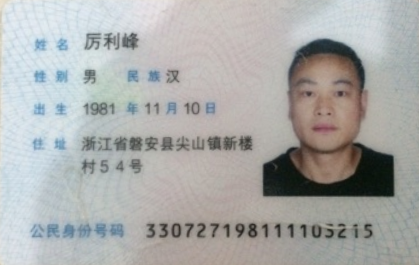
#> input picture code/ch25_身份证汉字和数字识别/front_all/test.png, 419 x 265 px
$ python -i prepare_cut_character_v2.py   (imports and definitions only)
#> lines starting #> are read from the running program, lines starting #| are printed output that depends on the picture; after the words box and inside, x2 and y2 are one past the last pixel; in counts of white or black regions, pixels touching at a corner belong together
#> further down, picture is the input picture: shape (265, 419, 3); mean B, G, R 170, 171.4, 170.7
import os
import cv2
import numpy as np
from matplotlib import pyplot as plt
from skimage.filters import threshold_otsu
from skimage.feature import hog

def prepare_character(src_img, threshold_value=0.05, peak_width_threshold=30):
    '''
    used to processing the image from cut_line_script_v4 , remove up, down, left, right blank edge
    make sure the images can be used in cut_character script

    main idea:
    use hog feature (detect the text texture from image), first cut left and right for text region (use the hog feature
    then dilation horizontal 10 pixels make the text part link together. find the region which width is larger than
    peak_width_threshold than cut down the text region. using the text region do hog feature again get the up and down
     cut point.

    :param src_img: source image (cut_line_script_v4 output)
    :param threshold_value: up and down point threshold
    :param peak_width_threshold: judge whether remain the peak. (used to filter the noise)
    :return:
    '''
#> called with threshold_value = 0.05, peak_width_threshold = 30
    img = src_img.copy()

    img = cv2.cvtColor(img, cv2.COLOR_BGR2GRAY)
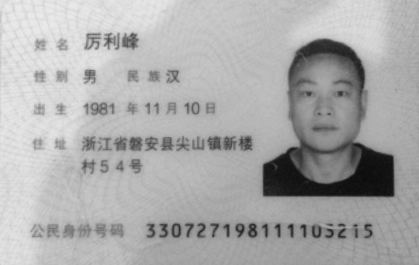
#> img: shape (265, 419); min 12, max 236, mean 171.1

    cv2.normalize(img, img, 0, 255, cv2.NORM_MINMAX)
    # hog feature , pixels_per_cell is related to feature size (which detected by hog), visualise (show the feature)
    fd, hog_img = hog(img,orientations=4,pixels_per_cell=(3,3), visualise=True)

    hog_img = np.asarray(hog_img, dtype='uint8')

    # normalize the feature and do binary
    cv2.normalize(hog_img, hog_img, 0, 255, cv2.NORM_MINMAX)
#> hog_img: shape (265, 419); min 0, max 255, mean 3.2
    res, binary_img = cv2.threshold(hog_img, 100, 255, cv2.THRESH_BINARY)
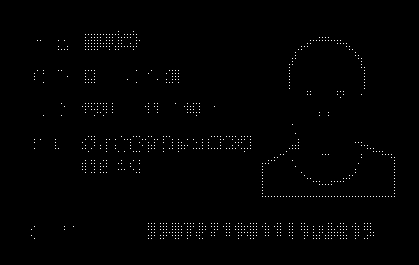
#> binary_img: shape (265, 419); 0.8% white in thin lines or dots, all inside (x1, y1, x2, y2) = (31, 31, 395, 239)

    # dilation 10 pixel let the pixel link together
    element = cv2.getStructuringElement(cv2.MORPH_RECT, (10, 1))
    binary_img = cv2.dilate(binary_img, element, iterations = 1)
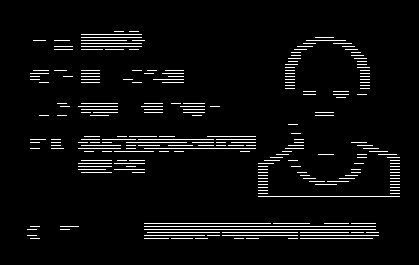
#> binary_img: shape (265, 419); 4.6% white in thin lines or dots, all inside (x1, y1, x2, y2) = (27, 31, 400, 239)

    # start to do the splitting
    # x mapping
    x_map = np.mean(binary_img, axis=0)
#> x_map = 419 values, max 27.91 at index 294, min 0 at index 0, mean 11.7

    # x_map have peak (one peak is a part of the word or noise, the main text is the biggest region (sometimes will be two region))
    x_map /= np.max(x_map)
#> x_map = 419 values, max 1 at index 294, min 0 at index 0, mean 0.419

    # find word bound
    # add left and right pixel (give start and end)
    tmp_x_map = np.append(np.append([0, 0, 0], x_map), [0, 0, 0])
#> tmp_x_map = 425 values, max 1 at index 297, min 0 at index 0, mean 0.413

    x_map_candidate = np.where(tmp_x_map == 0)[0]
#> x_map_candidate = 54 values from 0 to 424

    # combine (get bound of each peak)
    peak_left_pts = []
    peak_right_pts = []
    temp = []
    for pt in x_map_candidate:
        if len(temp) == 0:
            temp.append(pt)
        elif pt - temp[-1] <= 3:
            temp.append(pt)
        elif pt - temp[-1] > 3:
            peak_left_pts.append(temp[-1] - 3)
            peak_right_pts.append(temp[0] - 3)
            temp = [pt]
#> this loop made 54 passes
#> (pt, temp) on passes 31, 33: (52, [52]), (403, [403])
#> pt on passes 32, 34, 35, 36, 37, 38: 53, 404, 405, 406, 407, 408
#> after the loop, peak_left_pts = [26, 50]; peak_right_pts = [-3, 49]; temp = [403, 404, 405, 406, 407, 408, 409, 410, 411, 412, 413, 414, 415, 416, 417, 418, 419, 420, 421, 422, 423, 424]
    # add end two point
    peak_left_pts.append(temp[-1] - 3)
    peak_right_pts.append(temp[0] - 3)
    # remove the point when we first add (three zero)
    peak_left_pts.remove(peak_left_pts[-1])
    peak_right_pts.remove(peak_right_pts[0])
    # filter the noise peak
    region_width_list = []
    updated_peak_left = []
    updated_peak_right = []

    for i in range(len(peak_left_pts)):
        current_width = peak_right_pts[i] - peak_left_pts[i]
        if current_width > peak_width_threshold:
            region_width_list.append(current_width)
            updated_peak_left.append(peak_left_pts[i])
            updated_peak_right.append(peak_right_pts[i])
#> this loop made 2 passes
#> current_width on passes 1 to 2: 23, 350
#> after the loop, region_width_list = [350]; updated_peak_left = [50]; updated_peak_right = [400]
    # if all peak is noise return None
    if len(region_width_list) == 0:
        return None
    # add two pixel because dilation have been extend 10 pixels
    left_point = updated_peak_left[0] + 2
#> left_point = 52
    right_point = updated_peak_right[-1] -2
#> right_point = 398
    # left and right cut down
    left_right_cutted_img = src_img[:, left_point:right_point]
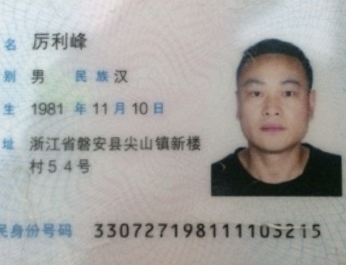
#> left_right_cutted_img: shape (265, 346, 3); mean B, G, R 162.1, 164.7, 165.9

    img = cv2.cvtColor(left_right_cutted_img, cv2.COLOR_BGR2GRAY)
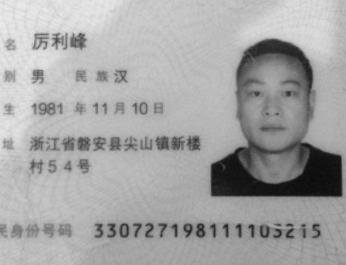
#> img: shape (265, 346); min 12, max 234, mean 164.8

    cv2.normalize(img, img, 0, 255, cv2.NORM_MINMAX)
    try:
        # do hog (because cutted image have possibly get error in HOG detect so use try and except
        fd, hog_img = hog(img, orientations=4, pixels_per_cell=(3, 3), visualise=True)
#> hog_img: shape (265, 346) float64

        hog_img = np.asarray(hog_img, dtype='uint8')

        cv2.normalize(hog_img, hog_img, 0, 255, cv2.NORM_MINMAX)
#> hog_img: shape (265, 346); min 0, max 255, mean 3.6
        res, binary_img = cv2.threshold(hog_img, 100, 255, cv2.THRESH_BINARY)
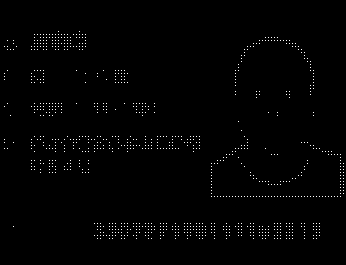
#> binary_img: shape (265, 346); 1% white in thin lines or dots, all inside (x1, y1, x2, y2) = (4, 31, 344, 239)

        y_map = np.mean(binary_img, axis=1)
#> y_map = 265 values, max 42.01 at index 226, min 0 at index 0, mean 2.58
        y_map /= np.max(y_map)
#> y_map = 265 values, max 1 at index 226, min 0 at index 0, mean 0.0614

        # avoid error
        try:
            down_point = np.min(np.where(y_map > threshold_value)[0])
#> down_point = 34
        except:
            down_point = 0
        try:
            up_point = np.max(np.where(y_map > threshold_value)[0])
#> up_point = 238
        except:
            up_point = len(y_map) -1

        # adjust 1 pixel (make sure not cutted the text part)
        down_point = down_point - 1 if down_point > 0 else down_point
#> down_point = 33
        up_point = up_point + 1 if up_point < src_img.shape[0] - 1 else up_point
#> up_point = 239

        return src_img[down_point:up_point, left_point:right_point]
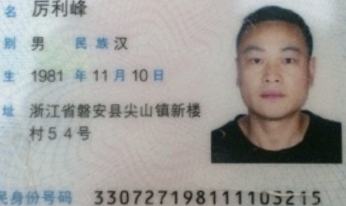
#> returned value: shape (206, 346, 3); mean of channels 0, 1, 2 154.7, 157.8, 159.3; drawn as B, G, R
    except:
        return None

>>> import cv2
>>> picture = cv2.imread('../test.png')
>>> result = prepare_character(picture)
